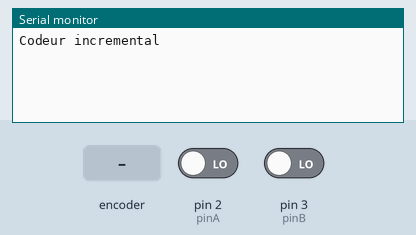
The sketch below on a simulated Arduino Uno, built with avr-gcc and run on an emulated ATmega328P. Shown: the last lines printed to the serial monitor. The test bench sets the inputs (shaded band); at power-on: pin 2 (pinA) LOW, pin 3 (pinB) LOW.

Above: at 1.2 s.
1.3 s: rotary encoder on pin 2 (pinA) / pin 3 (pinB) turned 1 step (first pin leading)
At 2.6 s:
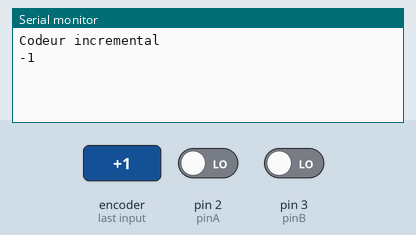
3.0 s: rotary encoder on pin 2 (pinA) / pin 3 (pinB) turned 1 step (first pin leading)
At 4.1 s:
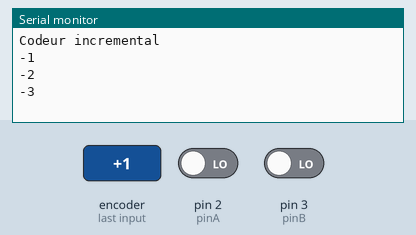

The sketch:

encoder.ino
```cpp
int pinA = 2;   // Le port D2 est associé à l'interruption 0
int pinB = 3;
volatile int pos = 0;  // Position (en nombre de pas) du codeur

void setup()  {
   Serial.begin(115200);
//   Serial.begin(9600);
   Serial.println("Codeur incremental");
   pinMode(pinA, INPUT);
   pinMode(pinB, INPUT);
   attachInterrupt(0, front, CHANGE);  // Détection des deux types de fronts
}

void loop()   {
//   delay(10);
}

void front()   {
   int sA = digitalRead(pinA);
   int sB = digitalRead(pinB);
   if (sA == sB)   {
      ++pos;
   }
   else   {
      --pos;
   }
   Serial.println(pos);     // Ligne à supprimer après les tests, car elle ralenti le dispositif
}
```

Measured:
- after the input at 1.3 s, the serial monitor: prints a new line after 0.05 s (image 1)
- after the input at 3.0 s, the serial monitor: prints a new line at once (image 2)
